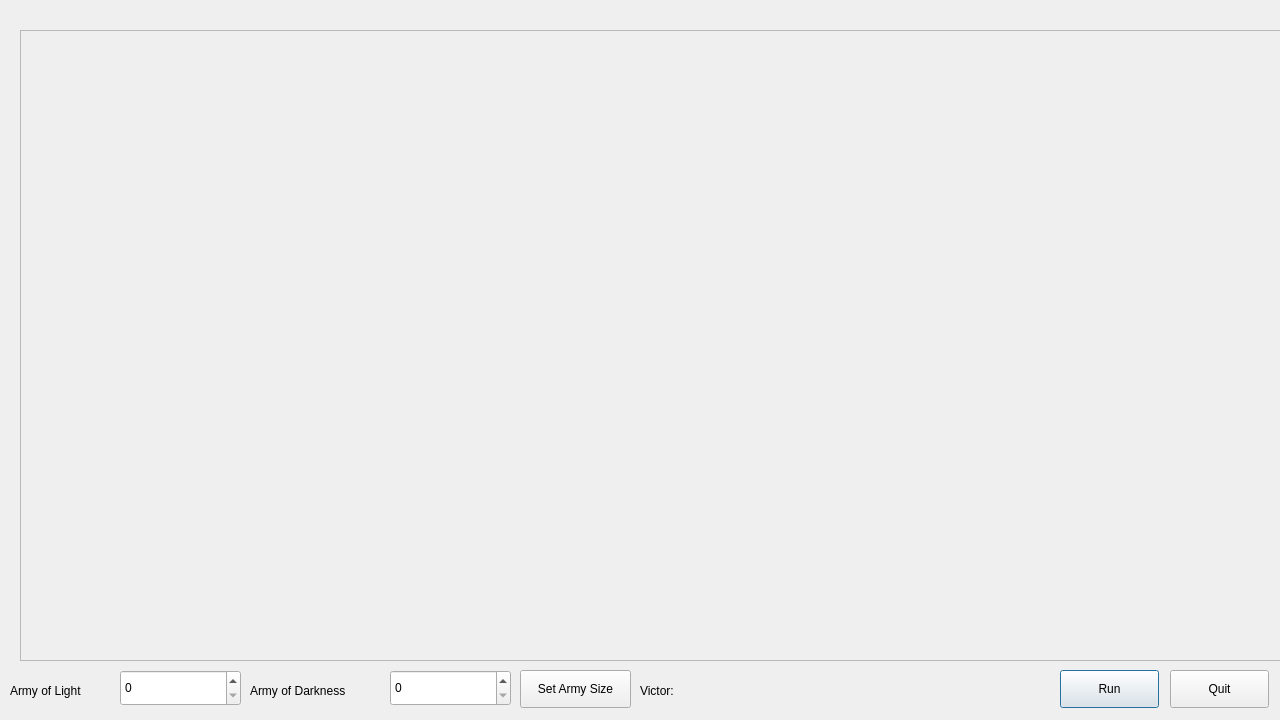
<?xml version="1.0" encoding="UTF-8"?>
<ui version="4.0">
 <class>simulationDialog</class>
 <widget class="QDialog" name="simulationDialog">
  <property name="geometry">
   <rect>
    <x>0</x>
    <y>0</y>
    <width>1280</width>
    <height>720</height>
   </rect>
  </property>
  <property name="windowTitle">
   <string>Py Fantasy Battlefield Simulator</string>
  </property>
  <property name="accessibleName">
   <string/>
  </property>
  <widget class="QLabel" name="armyOfLightLabel">
   <property name="geometry">
    <rect>
     <x>10</x>
     <y>680</y>
     <width>101</width>
     <height>22</height>
    </rect>
   </property>
   <property name="text">
    <string>Army of Light</string>
   </property>
  </widget>
  <widget class="QLabel" name="armyOfDarknessLabel">
   <property name="geometry">
    <rect>
     <x>250</x>
     <y>680</y>
     <width>131</width>
     <height>22</height>
    </rect>
   </property>
   <property name="text">
    <string>Army of Darkness</string>
   </property>
  </widget>
  <widget class="QSpinBox" name="armyOfLightSpinner">
   <property name="geometry">
    <rect>
     <x>120</x>
     <y>670</y>
     <width>121</width>
     <height>36</height>
    </rect>
   </property>
   <property name="maximum">
    <number>100000</number>
   </property>
  </widget>
  <widget class="QSpinBox" name="armyOfDarknessSpinner">
   <property name="geometry">
    <rect>
     <x>390</x>
     <y>670</y>
     <width>121</width>
     <height>36</height>
    </rect>
   </property>
   <property name="maximum">
    <number>100000</number>
   </property>
  </widget>
  <widget class="QFrame" name="frame">
   <property name="geometry">
    <rect>
     <x>20</x>
     <y>30</y>
     <width>1261</width>
     <height>631</height>
    </rect>
   </property>
   <property name="frameShape">
    <enum>QFrame::StyledPanel</enum>
   </property>
   <property name="frameShadow">
    <enum>QFrame::Raised</enum>
   </property>
  </widget>
  <widget class="QPushButton" name="runButton">
   <property name="geometry">
    <rect>
     <x>1060</x>
     <y>670</y>
     <width>99</width>
     <height>38</height>
    </rect>
   </property>
   <property name="text">
    <string>Run</string>
   </property>
   <property name="shortcut">
    <string>Ctrl+R</string>
   </property>
  </widget>
  <widget class="QPushButton" name="quitButton">
   <property name="geometry">
    <rect>
     <x>1170</x>
     <y>670</y>
     <width>99</width>
     <height>38</height>
    </rect>
   </property>
   <property name="text">
    <string>Quit</string>
   </property>
   <property name="shortcut">
    <string>Ctrl+Q</string>
   </property>
  </widget>
  <widget class="QLabel" name="victorLabel">
   <property name="geometry">
    <rect>
     <x>640</x>
     <y>680</y>
     <width>67</width>
     <height>22</height>
    </rect>
   </property>
   <property name="text">
    <string>Victor:</string>
   </property>
  </widget>
  <widget class="QLabel" name="victoryResultsLabel">
   <property name="geometry">
    <rect>
     <x>690</x>
     <y>680</y>
     <width>251</width>
     <height>22</height>
    </rect>
   </property>
   <property name="text">
    <string/>
   </property>
  </widget>
  <widget class="QPushButton" name="setArmySizeButton">
   <property name="geometry">
    <rect>
     <x>520</x>
     <y>670</y>
     <width>111</width>
     <height>38</height>
    </rect>
   </property>
   <property name="text">
    <string>Set Army Size</string>
   </property>
   <property name="shortcut">
    <string>Ctrl+S</string>
   </property>
  </widget>
 </widget>
 <resources/>
 <connections/>
</ui>
